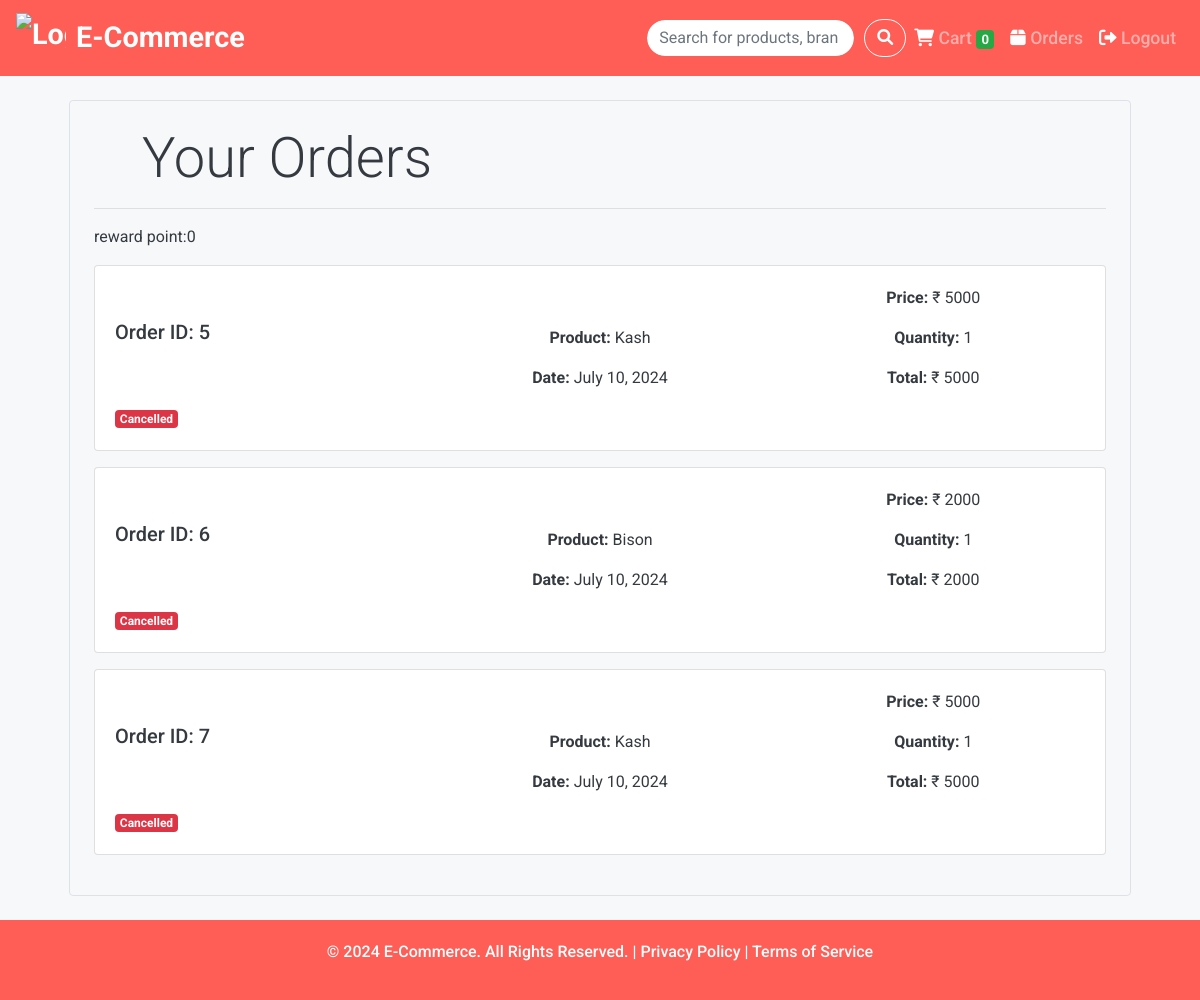
Page /orders/cancel/ (signed in) on the earlier database version.
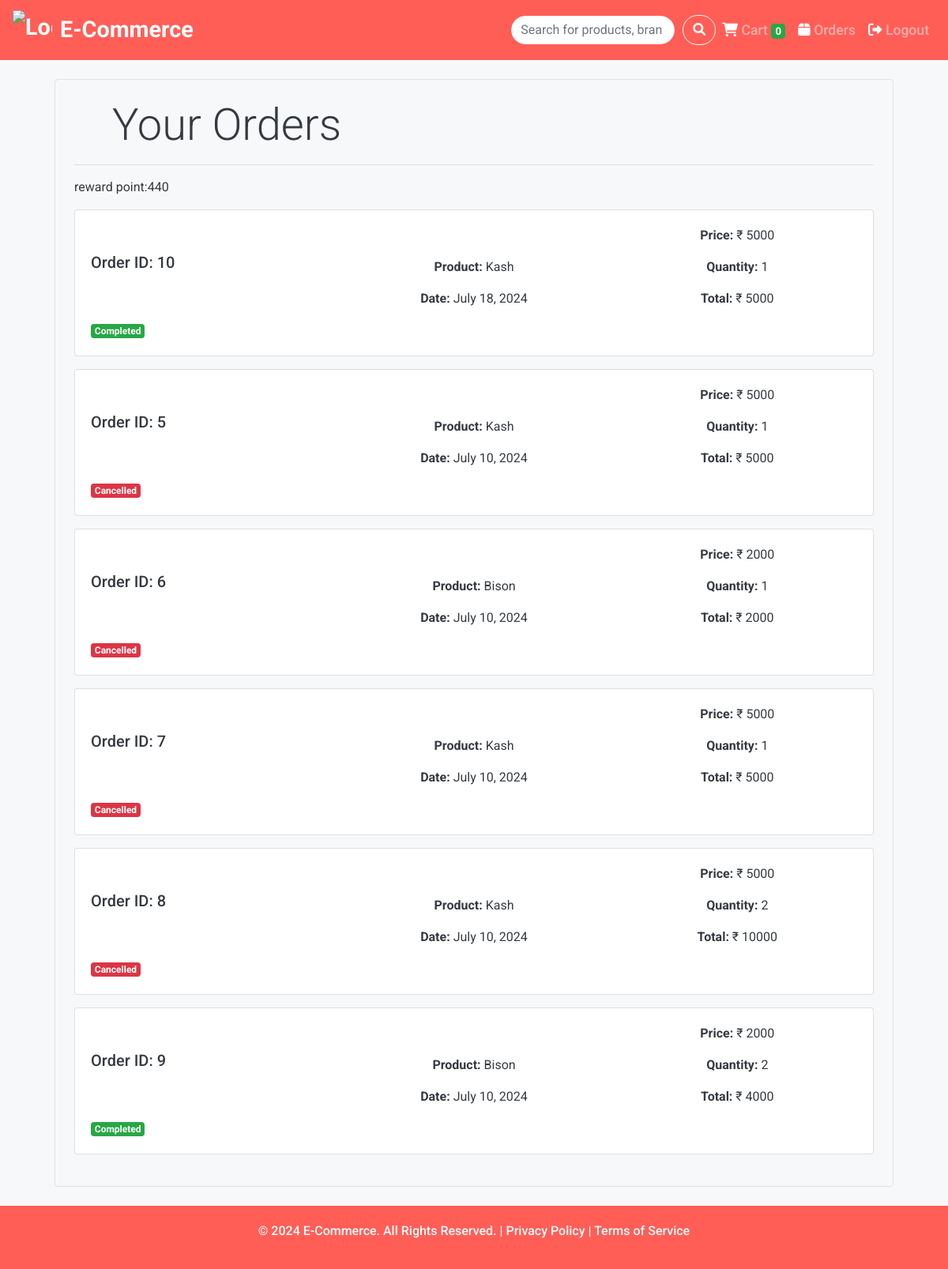
Same page on the later database version.
### store/models/orders.py (models this page shows, shortened)
class Order(models.Model):
    product = models.ForeignKey(Products,
                                on_delete=models.CASCADE)
    customer = models.ForeignKey(Customer,
                                 on_delete=models.CASCADE)
    quantity = models.IntegerField(default=1)
    price = models.IntegerField()
    address = models.CharField (max_length=50, blank=False)
    phone = models.CharField (max_length=50, blank=False)
    date = models.DateField (default=datetime.datetime.today)
    status = models.BooleanField (default=False)
    cancelled = models.BooleanField(default=False)
    @staticmethod
    def get_orders_by_customer(customer_id):
        return Order.objects.filter(customer=customer_id).order_by('-date')
    @staticmethod
    def get_total_order_price(customer_id):
        orders = Order.objects.filter(customer_id=customer_id, status=True)
        return sum(order.price for order in orders)

### store/models/product.py (models this page shows, shortened)
class Products(models.Model):
    name = models.CharField(max_length=60)
    price= models.IntegerField(default=0)
    category= models.ForeignKey(Category,on_delete=models.CASCADE,default=1 )
    description= models.CharField(max_length=250, default='', blank=True, null= True)
    image= models.ImageField(upload_to='uploads/products/')

### store/views/orders.py (the view, shortened to what this page needs)
# urls.py: path('orders/cancel/', OrderView.as_view(), name='cancel_order'),
class OrderView(View):
    def get(self, request):
        customer = request.session.get('customer')
        orders = Order.get_orders_by_customer(customer)
        total_price = Order.get_total_order_price(customer)
        reward_points = (total_price // 500) * 10
        try:
            customer_instance = Customer.objects.get(id=customer)
            customer_instance.reward_points += reward_points
            customer_instance.save()
        except Customer.DoesNotExist:
            pass
        print(orders)
        return render(request, 'orders.html', {
            'orders': orders,
            'total_price': total_price,
            'reward_points': reward_points
        })

### store/templatetags/custom_filter.py (called while the page is built)
@register.filter(name='currency')
def currency(number):
    return "₹ "+str(number)

@register.filter(name='multiply')
def multiply(number , number1):
    return number * number1

### store/templates/orders.html (shortened to what this page needs)
{% extends 'base.html' %}
{% block content %}
    {% load cart %}
    {% load custom_filter %}
    <div class="container">
        <div class="border rounded p-4 m-4">
            <p class="display-4 pl-4 ml-4">Your Orders</p>
            <hr>
             <P>reward point:{{ reward_points }}</P>
            {% for order in orders %}
            <div class="card mb-3">
                <div class="card-body">
                    <div class="row">
                        <div class="col-md-4 d-flex align-items-center">
                            <h5 class="card-title">Order ID: {{ order.id }}</h5>
                        </div>
                        <div class="col-md-4 d-flex flex-column align-items-center">
                            <p class="card-text"><strong>Product:</strong> {{ order.product.name }}</p>
                            <p class="card-text"><strong>Date:</strong> {{ order.date }}</p>
                        </div>
                        <div class="col-md-4 d-flex flex-column align-items-center">
                            <p class="card-text"><strong>Price:</strong> {{ order.price|currency }}</p>
                            <p class="card-text"><strong>Quantity:</strong> {{ order.quantity }}</p>
                            <p class="card-text"><strong>Total:</strong> {{ order.quantity|multiply:order.price|currency }}</p>
                        </div>
                    </div>
                    <div class="d-flex justify-content-between align-items-center mt-3">
                        <div>
                            {% if order.cancelled %}
                                <span class="badge badge-danger">Cancelled</span>
                            {% elif order.status %}
                                <span class="badge badge-success">Completed</span>
                            {% else %}
                                <span class="badge badge-warning">Pending</span>
                            {% endif %}
                        </div>
                    </div>
                </div>
            </div>
            {% endfor %}
        </div>
    </div>
{% endblock %}

### store/templates/base.html (shortened to what this page needs)
<!doctype html>
<html lang="en">
<head>
  <link rel="stylesheet" href="https://maxcdn.bootstrapcdn.com/bootstrap/4.0.0/css/bootstrap.min.css">
  <link rel="stylesheet" href="https://cdnjs.cloudflare.com/ajax/libs/font-awesome/6.0.0-beta3/css/all.min.css">
</head>
<body>
  <nav class="navbar navbar-dark sticky-top navbar-expand-lg">
    <a class="navbar-brand ms-3" href="/">
      <img src="https://www.freepnglogos.com/uploads/shopping-cart-png/shopping-cart-svg-png-icon-download-28.png" alt="Logo"> E-Commerce
    </a>
    <div class="collapse navbar-collapse" id="navbarSupportedContent">
      <form class="form-inline ml-auto" method="get" action=".">
        <input class="form-control mr-sm-2" type="search" name="q" placeholder="Search for products, brands and more" aria-label="Search" value="{{ request.GET.q }}">
        <button class="btn btn-outline-light" type="submit">
          <i class="fas fa-search"></i>
        </button>
      </form>
      <ul class="navbar-nav my-2 my-lg-0">
        <li class="nav-item">
          <a class="nav-link" href="/cart">
            <i class="fas fa-shopping-cart" style="color: #ffffff;"></i> Cart
            <span class="badge badge-success">{{request.session.cart.keys|length}}</span>
          </a>
        </li>
        {% if request.session.customer %}
        <li class="nav-item">
          <a class="nav-link" href="/orders">
            <i class="fas fa-box" style="color: #fdfdfd;"></i> Orders
          </a>
        </li>
        <li class="nav-item">
          <a class="nav-link" href="/logout">
            <i class="fas fa-sign-out-alt" style="color: #fdfdfd;"></i> Logout
          </a>
        </li>
        {% endif %}
      </ul>
    </div>
  </nav>
  {% block content %}{% endblock %}
  <footer class="footer">
    <p>&copy; 2024 E-Commerce. All Rights Reserved. | <a href="/privacy">Privacy Policy</a> | <a href="/terms">Terms of Service</a></p>
  </footer>
</body>
</html>

### store/templates/base.html (style rules this page uses)
body { font-family: 'Roboto', sans-serif; background-color: #f7f8fa; color: #343a40; }
.navbar { background-color: #ff5e57; transition: background-color 0.3s ease; }
.navbar-brand { color: #ffffff; font-size: 1.8rem; font-weight: 700; display: flex; align-items: center; }
.navbar-brand img { margin-right: 10px; width: 50px; height: 50px; transition: transform 0.3s ease; }
.form-control { width: 400px; transition: width 0.4s ease; border: 2px solid #ff5e57; border-radius: 20px; }
.btn-outline-light { color: #ffffff; border-color: #ffffff; background-color: #ff5e57; border-radius: 20px; }
.badge-success { background-color: #28a745; }
.nav-link { color: #ffffff; font-weight: 500; transition: color 0.3s ease; font-size: 1.1rem; }
.footer { background-color: #ff5e57; color: #ffffff; padding: 20px 0; text-align: center; font-weight: 500; }
.footer a { color: #fdfdfd; text-decoration: none; }

Differences in the rows shown:
added Order: id "10", product.name "Kash", date "July 18, 2024", price "₹ 5000", quantity "1", quantity|multiply "₹ 5000", cancelled "Completed"
added Order: id "8", product.name "Kash", date "July 10, 2024", price "₹ 5000", quantity "2", quantity|multiply "₹ 10000", cancelled "Cancelled"
added Order: id "9", product.name "Bison", date "July 10, 2024", price "₹ 2000", quantity "2", quantity|multiply "₹ 4000", cancelled "Completed"
Other differences:
{{ reward_points }}: "0" → "440"
